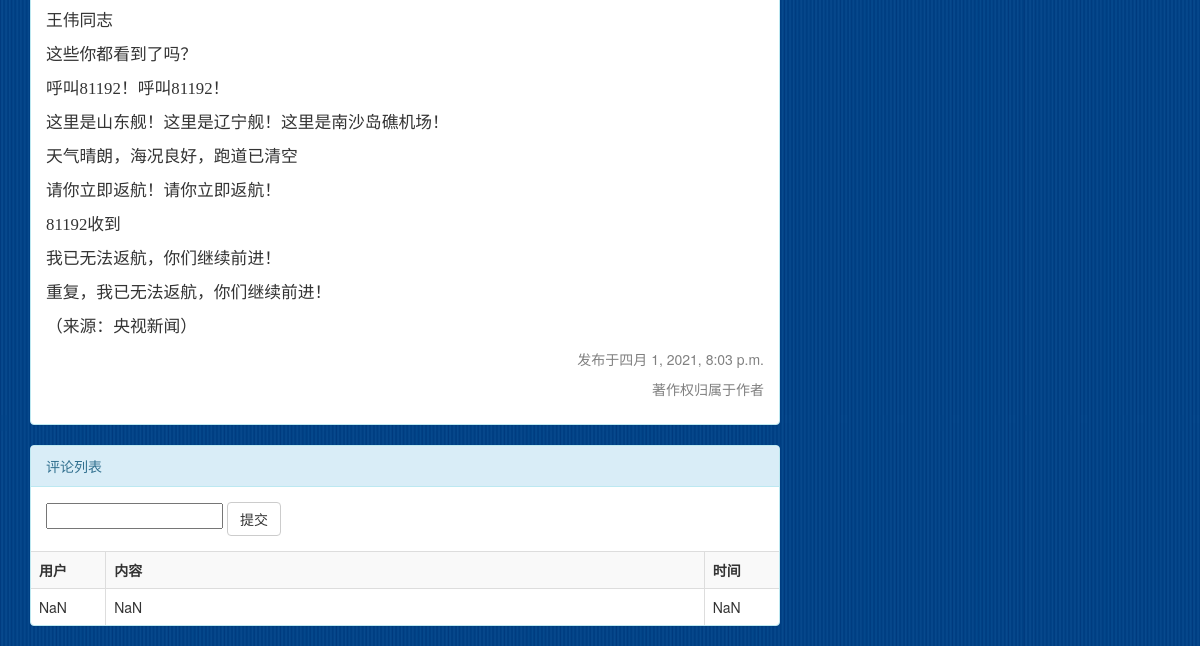
The app's page /blog/30 (signed in, lower part), older data.
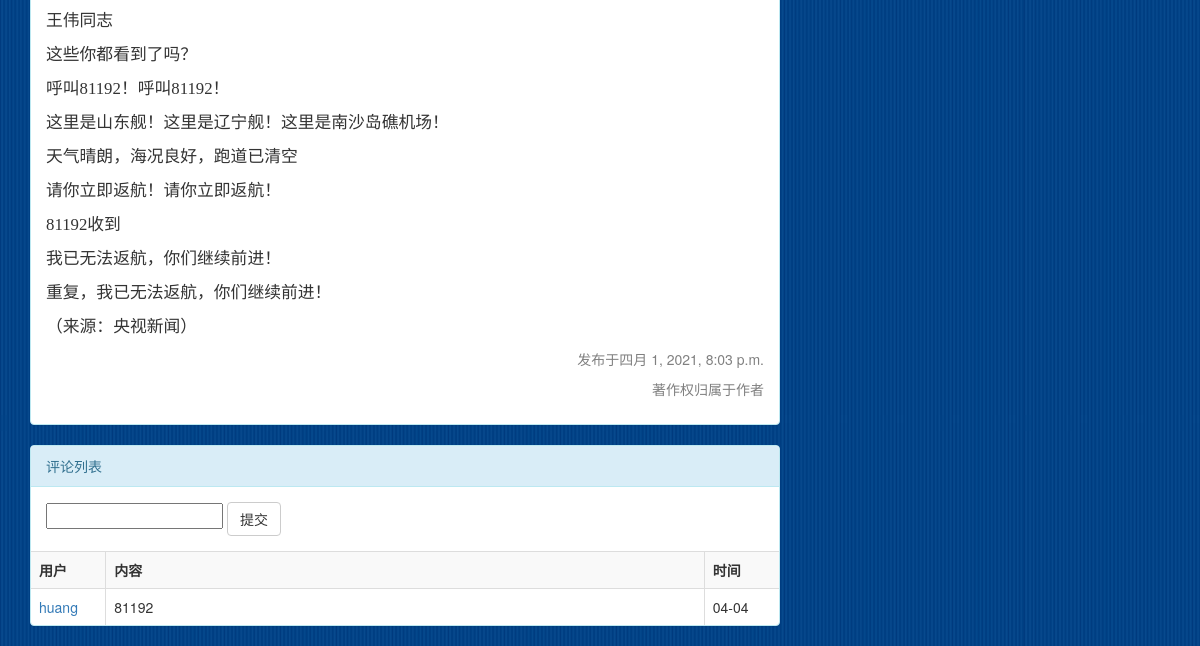
The same page, newer data.
### comment/models.py (models this page shows)
class Comment(Model):
    text = TextField()
    time = DateTimeField(auto_now_add=True)
    user = ForeignKey(User,on_delete = DO_NOTHING)
    content_type = ForeignKey(ContentType,on_delete = DO_NOTHING)
    object_id = PositiveIntegerField()
    content_object = GenericForeignKey('content_type','object_id')
    class Meta:
        ordering=['-time']
        verbose_name = '评论'
        verbose_name_plural = '评论'

### user/models.py (models this page shows, shortened)
class User(AbstractUser):
    motto = TextField(max_length=24,default='nothing at all')
    icon = ImageField(default="./static/image/icon/default/male.png",upload_to='./static/image/icon/upload/')
    class Meta:
        ordering = ['-id']
        verbose_name = '用户'
        verbose_name_plural = '用户'

### blog/views.py (the view, shortened to what this page needs)
# urls.py: path('<int:pk>',Detail.as_view()),
class Detail(View):
    def ret(self,request,pk):
        article = get_object_or_404(Atc,pk = pk)
        content_type = ContentType.objects.get_for_model(article)
        comments = Comment.objects.filter(content_type = content_type,object_id = article.pk)
        content = md.convert(article.content)
        context = {
            'atc' : article,
            'cms' : comments,
            'type' : content_type,
            'toc' : md.toc,
            'content' : content,
        }
        return context
    def get(self,request,pk):
        context = self.ret(request,pk)
        context['form'] = CommentForm(request.GET)
        return render(request,'detail.html',context)

### comment/forms.py
class CommentForm(Form):
    text = CharField(max_length=30,min_length=2,required=True)

### blog/models.py (called while the page is built)
    def __str__(self):
        return self.name

### blog/templates/detail.html (shortened to what this page needs)
{% extends 'base.html' %}
    {% block main %}
        <div class="panel panel-info">
            <div class="panel-body">
                <p><font style="font-family:microsoft yahei;font-size:120%;"> {{ content | safe }} </font></p>
                {% if atc.create_time == atc.update_time%}
                    <p class="text-right"><font color = gray>发布于{{ atc.create_time }}</font></p>
                {% else %}
                    <p class="text-right"><font color = gray>编辑于{{ atc.update_time }}</font></p>
                {% endif %}
                <p class="text-right"><font color = gray>著作权归属于作者</font></p>
            </div>
        </div>
        <div class="panel panel-info">
            <div class="panel-heading">评论列表</div>
            <div class="panel-body">
                <form id='text_form' action='/blog/{{ atc.id }}' method="POST">
                    <input type="text" name="text" maxlength="30" minlength="2" required id="id_text">
                    <button class="btn btn-default" type="submit">提交</button>
                </form>
            </div>
            <table id='comment_list' class="table table-striped table-bordered table-hover dataTables-example"
            style="word-break:break-all; word-wrap:break-all;table-layout:fixed">
                <tr>
                    <th style="width:10%">用户</th>
                    <th style="width:80%">内容</th>
                    <th style="width:10%">时间</th>
                </tr>
                {% for comment in cms %}
                    <tr>
                        <td><a href="/user/{{ comment.user.id }}">{{ comment.user.username }}</a></td>
                        <td>{{ comment.text }}</td>
                        <td>{{ comment.time | date:"m-d"}}</td>
                    </tr>
                {% empty %}
                    <tr>
                        <td>NaN</td>
                        <td>NaN</td>
                        <td>NaN</td>
                    </tr>
                {% endfor %}
            </table>
        </div>
    {% endblock %}

Row changes from the older to the newer data that the page shows:
added Comment: user.username "huang", text "81192", time "04-04"
Text that changed along with them:
text no longer shown: "NaN NaN NaN"
